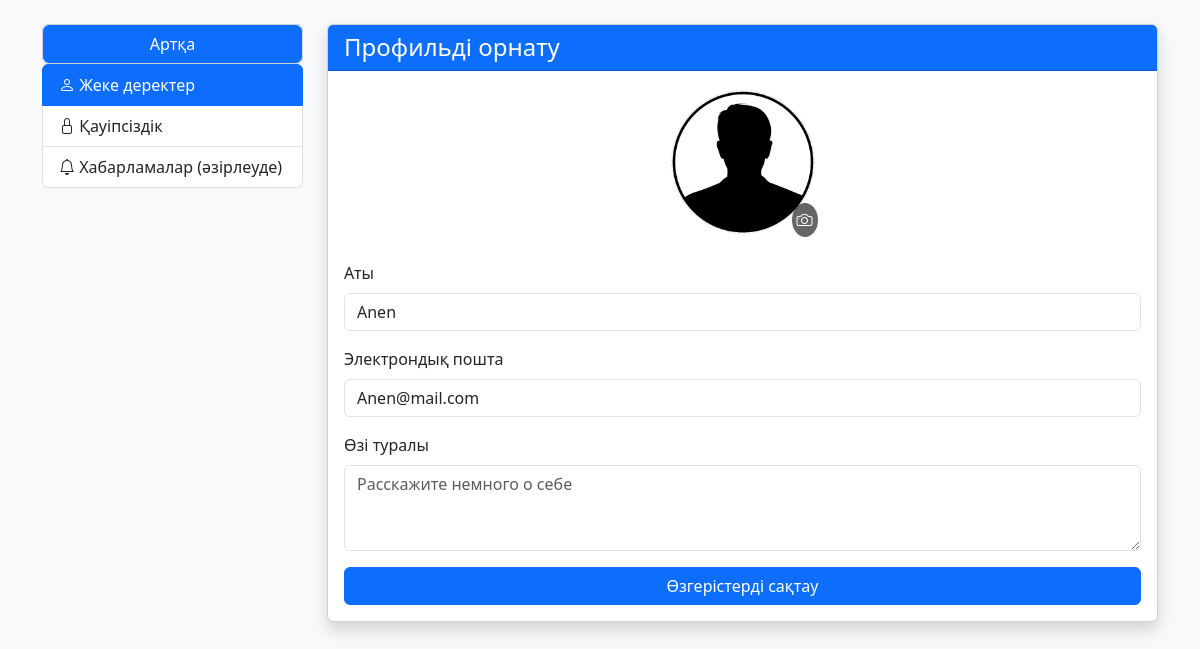
The app's page /profile (signed in) with its own data.
### models.py (models this page shows, shortened)
class User(db.Model, UserMixin):
    id = db.Column(db.Integer, primary_key=True)
    username = db.Column(db.String(150), nullable=False, unique=True)
    password = db.Column(db.String(150), nullable=False)
    avatar_url = db.Column(db.String(150), nullable=False, default='uploads/default.png')
    email = db.Column(db.String(150), nullable=False, unique=True)
    created_at = db.Column(db.DateTime, default=datetime.utcnow)
    about = db.Column(db.String(500), nullable=True)
    email_notification = db.Column(db.Boolean, nullable=False, default=True)
    popup_notification = db.Column(db.Boolean, nullable=False, default=True)
    sms_notification = db.Column(db.Boolean, nullable=False, default=True)
    friends = db.relationship('User',
                              secondary='friendship',
                              primaryjoin=(id == Friendship.user1_id),
                              secondaryjoin=(id == Friendship.user2_id),
                              backref=db.backref('friends_of', lazy='dynamic'),
                              lazy='dynamic')

### blueprints/dashboard.py (the view)
@dashboard_bp.route('/profile')
@login_required
def profile():
    return render_template('profile.html', user=current_user)

### app.py (called while the page is built)
@login_manager.user_loader
def load_user(user_id):
    return User.query.get(int(user_id))

### templates/profile.html (shortened to what this page needs)
<!doctype html>
<html lang="ru">
  <head>
    <link href="https://cdn.jsdelivr.net/npm/bootstrap@5.3.0/dist/css/bootstrap.min.css" rel="stylesheet">
    <link rel="stylesheet" href="https://cdn.jsdelivr.net/npm/bootstrap-icons@1.10.5/font/bootstrap-icons.css">
  </head>
  <body>
    <div class="container py-4">
      <div class="row">
        <div class="col-md-3 mb-4">
        <div class="card">
            <a class="btn btn-primary" id="back-btn" href="{{ url_for('dashboard.dashboard') }}">Артқа</a>
        </div>
          <div class="list-group" id="list-tab" role="tablist">
            <a class="list-group-item list-group-item-action active" id="list-personal-list" data-bs-toggle="list" href="#list-personal" role="tab">
              <i class="bi bi-person"></i> Жеке деректер
            </a>
            <a class="list-group-item list-group-item-action" id="list-security-list" data-bs-toggle="list" href="#list-security" role="tab">
              <i class="bi bi-lock"></i> Қауіпсіздік
            </a>
            <a class="list-group-item list-group-item-action" id="list-notifications-list" data-bs-toggle="list" href="#list-notifications" role="tab">
              <i class="bi bi-bell"></i> Хабарламалар (әзірлеуде)
            </a>
          </div>
        </div>
        <div class="col-md-9">
          <div class="card shadow">
            <div class="card-header bg-primary text-white">
              <h4 class="mb-0" id="content-title">Профильді орнату</h4>
            </div>
            <div class="card-body">
              <div class="tab-content" id="nav-tabContent">
                <div class="tab-pane fade show active" id="list-personal" role="tabpanel" aria-labelledby="list-personal-list">
                  <form method="post" enctype="multipart/form-data">
                    <div class="text-center mb-4">
                      <div class="img-container">
                        <img src="{{ url_for('static', filename=(current_user.avatar_url or 'uploads/default.png')) }}"
                             alt="Profile Image" class="profile-img">
                        <label for="profileImage" class="upload-icon">
                          <i class="bi bi-camera"></i>
                        </label>
                      </div>
                    </div>
                    <div class="mb-3">
                      <label for="fullName" class="form-label">Аты</label>
                      <input type="text" class="form-control" id="fullName" placeholder="То какое имя будет отображаться в чатах"
                             value="{{ current_user.username }}">
                    </div>
                    <div class="mb-3">
                      <label for="email" class="form-label">Электрондық пошта</label>
                      <input type="email" class="form-control" id="email" placeholder="Введите email"
                             value="{{ current_user.email if current_user.email else '' }}">
                    </div>
                    <div class="mb-3">
                      <label for="about" class="form-label">Өзі туралы</label>
                      <textarea class="form-control" id="about" rows="3" placeholder="Расскажите немного о себе" maxlength="500">{{ current_user.about if current_user.about else '' }}</textarea>
                    </div>
                    <div class="d-grid">
                      <button type="submit" class="btn btn-primary">Өзгерістерді сақтау</button>
                    </div>
                  </form>
                </div>
              </div>
            </div>
          </div>
        </div>
      </div>
    </div>
  </body>
</html>

### templates/profile.html (style rules this page uses)
body { background-color: #f8f9fa; }
.profile-img { width: 150px; height: 150px; object-fit: cover; border-radius: 50%; border: 3px solid #fff; }
.img-container { position: relative; display: inline-block; }
.upload-icon { position: absolute; bottom: 0; right: 0; background: rgba(0, 0, 0, 0.6); border-radius: 50%; padding: 5px; color: #fff; }

### records on screen
User: avatar_url (placeholder picture), username "Anen", email "Anen@mail.com"
